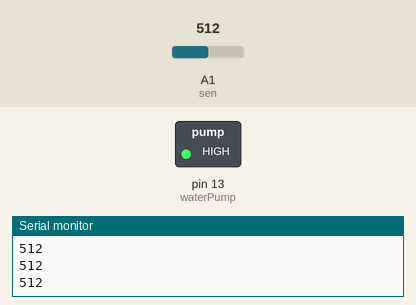
A sketch run on a simulated Arduino Uno, built with avr-gcc and run on an emulated ATmega328P. On the bench: switched loads named in the sketch (green lamp = pin HIGH), the last lines printed to the serial monitor. Inputs (shaded band) come from the test bench; at power-on: A1 (sen) = 512.

Above: at 1.2 s.
1.3 s: A1 (sen) set to 994
2.8 s: A1 (sen) set to 1021
At 3.2 s:
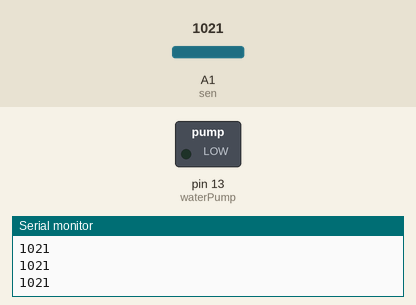
4.3 s: A1 (sen) set to 1000
At 5.4 s:
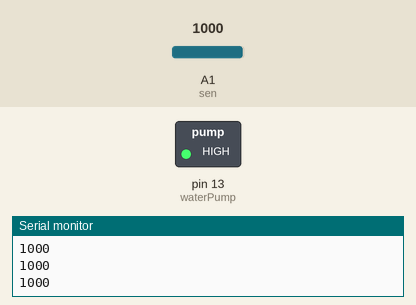
5.8 s: A1 (sen) set to 1020
At 6.7 s:
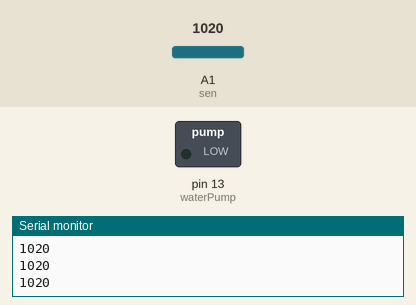
Timing chart, 0 to 8.3 s (numbered marks = the images above; inputs shaded):
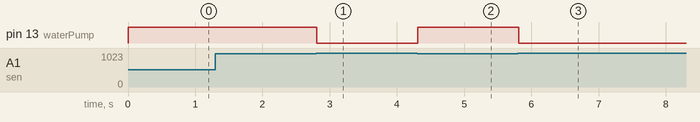

Measured:
- the behaviour switches between 1009 and 1010 on A1 (sen) (found by bisection; images 0 and 1)
- after the input at 2.8 s, pin 13 (waterPump): HIGH → LOW at once
- after the input at 4.3 s, pin 13 (waterPump): LOW → HIGH at once
- after the input at 5.8 s, pin 13 (waterPump): HIGH → LOW at once

The sketch:

sketch_mar23k.ino
```cpp
int waterPump=13;
int sen=A1;
void setup() {
  Serial.begin(9600);
pinMode(waterPump,OUTPUT);
pinMode(sen,INPUT);
}
void loop() {
  int sensor=analogRead(sen);
  //int sensor=digitalRead(sen);
  Serial.println(sensor);
  if(sensor>=1010)
  digitalWrite(waterPump,LOW);
  else
  digitalWrite(waterPump,HIGH);

}
```
